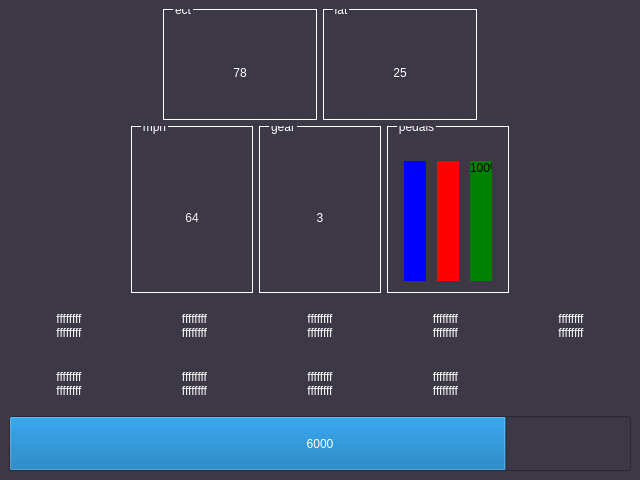
<?xml version="1.0" encoding="UTF-8"?>
<ui version="4.0">
 <class>MainWindow</class>
 <widget class="QMainWindow" name="MainWindow">
  <property name="geometry">
   <rect>
    <x>0</x>
    <y>0</y>
    <width>640</width>
    <height>480</height>
   </rect>
  </property>
  <property name="sizePolicy">
   <sizepolicy hsizetype="Fixed" vsizetype="Fixed">
    <horstretch>0</horstretch>
    <verstretch>0</verstretch>
   </sizepolicy>
  </property>
  <property name="baseSize">
   <size>
    <width>640</width>
    <height>480</height>
   </size>
  </property>
  <property name="windowTitle">
   <string>MainWindow</string>
  </property>
  <property name="styleSheet">
   <string notr="true">background-color: rgb(61, 56, 70);</string>
  </property>
  <widget class="QWidget" name="centralwidget">
   <layout class="QVBoxLayout" name="verticalLayout" stretch="2,3,2,1">
    <item>
     <layout class="QHBoxLayout" name="top_row" stretch="1,1,1,1">
      <item>
       <spacer name="horizontalSpacer_2">
        <property name="orientation">
         <enum>Qt::Horizontal</enum>
        </property>
        <property name="sizeHint" stdset="0">
         <size>
          <width>40</width>
          <height>20</height>
         </size>
        </property>
       </spacer>
      </item>
      <item>
       <widget class="QGroupBox" name="groupBox_3">
        <property name="styleSheet">
         <string notr="true">
QGroupBox{
  color: white;
  font: 11pt &quot;American Kestrel Semi-Straight&quot;;
    border: 1px solid white;
    margin-top: 0.5em;
}

QGroupBox::title {
    top: -6px;
    left: 10px;
}</string>
        </property>
        <property name="title">
         <string>ect</string>
        </property>
        <layout class="QHBoxLayout" name="horizontalLayout_2">
         <item>
          <widget class="QLabel" name="ectLabel">
           <property name="styleSheet">
            <string notr="true">color: white;
font: 36pt &quot;American Kestrel Straight&quot;;
border: none;</string>
           </property>
           <property name="text">
            <string>78</string>
           </property>
           <property name="alignment">
            <set>Qt::AlignCenter</set>
           </property>
          </widget>
         </item>
        </layout>
       </widget>
      </item>
      <item>
       <widget class="QGroupBox" name="groupBox_5">
        <property name="styleSheet">
         <string notr="true">
QGroupBox{
  color: white;
  font: 11pt &quot;American Kestrel Semi-Straight&quot;;
    border: 1px solid white;
    margin-top: 0.5em;
}

QGroupBox::title {
    top: -6px;
    left: 10px;
}</string>
        </property>
        <property name="title">
         <string>iat</string>
        </property>
        <layout class="QHBoxLayout" name="horizontalLayout_5">
         <item>
          <widget class="QLabel" name="iatLabel">
           <property name="styleSheet">
            <string notr="true">color: white;
font: 36pt &quot;American Kestrel Straight&quot;;
border: none;</string>
           </property>
           <property name="text">
            <string>25</string>
           </property>
           <property name="alignment">
            <set>Qt::AlignCenter</set>
           </property>
          </widget>
         </item>
        </layout>
       </widget>
      </item>
      <item>
       <spacer name="horizontalSpacer">
        <property name="orientation">
         <enum>Qt::Horizontal</enum>
        </property>
        <property name="sizeHint" stdset="0">
         <size>
          <width>40</width>
          <height>20</height>
         </size>
        </property>
       </spacer>
      </item>
     </layout>
    </item>
    <item>
     <layout class="QHBoxLayout" name="middle_row" stretch="1,1,1,1,1">
      <property name="sizeConstraint">
       <enum>QLayout::SetFixedSize</enum>
      </property>
      <item>
       <spacer name="horizontalSpacer_3">
        <property name="orientation">
         <enum>Qt::Horizontal</enum>
        </property>
        <property name="sizeHint" stdset="0">
         <size>
          <width>40</width>
          <height>20</height>
         </size>
        </property>
       </spacer>
      </item>
      <item>
       <widget class="QGroupBox" name="groupBox">
        <property name="sizePolicy">
         <sizepolicy hsizetype="Preferred" vsizetype="Preferred">
          <horstretch>0</horstretch>
          <verstretch>0</verstretch>
         </sizepolicy>
        </property>
        <property name="styleSheet">
         <string notr="true">QGroupBox{
  color: white;
  font: 11pt &quot;American Kestrel Semi-Straight&quot;;
    border: 1px solid white;
    margin-top: 0.5em;
}

QGroupBox::title {
    top: -6px;
    left: 10px;
}</string>
        </property>
        <property name="title">
         <string>mph</string>
        </property>
        <layout class="QHBoxLayout" name="horizontalLayout_3">
         <item>
          <widget class="QLabel" name="mphLabel">
           <property name="sizePolicy">
            <sizepolicy hsizetype="Ignored" vsizetype="Ignored">
             <horstretch>0</horstretch>
             <verstretch>0</verstretch>
            </sizepolicy>
           </property>
           <property name="styleSheet">
            <string notr="true">font: 48pt &quot;American Kestrel Straight&quot;;
color: rgb(246, 245, 244);</string>
           </property>
           <property name="text">
            <string>64</string>
           </property>
           <property name="alignment">
            <set>Qt::AlignCenter</set>
           </property>
          </widget>
         </item>
        </layout>
       </widget>
      </item>
      <item>
       <widget class="QGroupBox" name="groupBox_2">
        <property name="sizePolicy">
         <sizepolicy hsizetype="Expanding" vsizetype="Expanding">
          <horstretch>0</horstretch>
          <verstretch>0</verstretch>
         </sizepolicy>
        </property>
        <property name="styleSheet">
         <string notr="true">QGroupBox{
  color: white;
  font: 11pt &quot;American Kestrel Semi-Straight&quot;;
    border: 1px solid white;
    margin-top: 0.5em;
}

QGroupBox::title {
    top: -6px;
    left: 10px;
}</string>
        </property>
        <property name="title">
         <string>gear</string>
        </property>
        <layout class="QHBoxLayout" name="horizontalLayout">
         <item>
          <widget class="QLabel" name="gearLabel">
           <property name="sizePolicy">
            <sizepolicy hsizetype="Ignored" vsizetype="Ignored">
             <horstretch>0</horstretch>
             <verstretch>0</verstretch>
            </sizepolicy>
           </property>
           <property name="styleSheet">
            <string notr="true">color: white;
font: 64pt &quot;American Kestrel Straight&quot;;
border: none;</string>
           </property>
           <property name="text">
            <string>3</string>
           </property>
           <property name="alignment">
            <set>Qt::AlignCenter</set>
           </property>
          </widget>
         </item>
        </layout>
       </widget>
      </item>
      <item>
       <widget class="QGroupBox" name="groupBox_4">
        <property name="styleSheet">
         <string notr="true">QGroupBox{
  color: white;
  font: 11pt &quot;American Kestrel Semi-Straight&quot;;
    border: 1px solid white;
    margin-top: 0.5em;
}

QGroupBox::title {
    top: -6px;
    left: 10px;
}</string>
        </property>
        <property name="title">
         <string>pedals</string>
        </property>
        <layout class="QHBoxLayout" name="horizontalLayout_4">
         <property name="topMargin">
          <number>15</number>
         </property>
         <property name="bottomMargin">
          <number>9</number>
         </property>
         <item>
          <widget class="QProgressBar" name="clutchProgressbar">
           <property name="styleSheet">
            <string notr="true">QProgressBar::chunk {
  background-color: blue;
}</string>
           </property>
           <property name="value">
            <number>100</number>
           </property>
           <property name="textVisible">
            <bool>false</bool>
           </property>
           <property name="orientation">
            <enum>Qt::Vertical</enum>
           </property>
          </widget>
         </item>
         <item>
          <widget class="QProgressBar" name="brakeProgressbar">
           <property name="styleSheet">
            <string notr="true">QProgressBar::chunk {
  background-color: red;
}</string>
           </property>
           <property name="value">
            <number>100</number>
           </property>
           <property name="textVisible">
            <bool>false</bool>
           </property>
           <property name="orientation">
            <enum>Qt::Vertical</enum>
           </property>
          </widget>
         </item>
         <item>
          <widget class="QProgressBar" name="gasProgressbar">
           <property name="styleSheet">
            <string notr="true">QProgressBar::chunk {
  background-color: green;
}</string>
           </property>
           <property name="value">
            <number>100</number>
           </property>
           <property name="textVisible">
            <bool>true</bool>
           </property>
           <property name="orientation">
            <enum>Qt::Vertical</enum>
           </property>
          </widget>
         </item>
        </layout>
       </widget>
      </item>
      <item>
       <spacer name="horizontalSpacer_4">
        <property name="orientation">
         <enum>Qt::Horizontal</enum>
        </property>
        <property name="sizeHint" stdset="0">
         <size>
          <width>40</width>
          <height>20</height>
         </size>
        </property>
       </spacer>
      </item>
     </layout>
    </item>
    <item>
     <layout class="QGridLayout" name="gridLayout">
      <item row="0" column="1">
       <widget class="QLabel" name="canlabel201">
        <property name="styleSheet">
         <string notr="true">font: 14pt &quot;Monaco&quot;;
color: white;
border: none;</string>
        </property>
        <property name="text">
         <string>ffffffff
ffffffff</string>
        </property>
        <property name="alignment">
         <set>Qt::AlignCenter</set>
        </property>
       </widget>
      </item>
      <item row="0" column="0">
       <widget class="QLabel" name="canlabel200">
        <property name="styleSheet">
         <string notr="true">font: 14pt &quot;Monaco&quot;;
color: white;
border: none;</string>
        </property>
        <property name="text">
         <string>ffffffff
ffffffff</string>
        </property>
        <property name="alignment">
         <set>Qt::AlignCenter</set>
        </property>
       </widget>
      </item>
      <item row="1" column="0">
       <widget class="QLabel" name="canlabel231">
        <property name="styleSheet">
         <string notr="true">font: 14pt &quot;Monaco&quot;;
color: white;
border: none;</string>
        </property>
        <property name="text">
         <string>ffffffff
ffffffff</string>
        </property>
        <property name="alignment">
         <set>Qt::AlignCenter</set>
        </property>
       </widget>
      </item>
      <item row="0" column="2">
       <widget class="QLabel" name="canlabel211">
        <property name="styleSheet">
         <string notr="true">font: 14pt &quot;Monaco&quot;;
color: white;
border: none;</string>
        </property>
        <property name="text">
         <string>ffffffff
ffffffff</string>
        </property>
        <property name="alignment">
         <set>Qt::AlignCenter</set>
        </property>
       </widget>
      </item>
      <item row="1" column="1">
       <widget class="QLabel" name="canlabel240">
        <property name="styleSheet">
         <string notr="true">font: 14pt &quot;Monaco&quot;;
color: white;
border: none;</string>
        </property>
        <property name="text">
         <string>ffffffff
ffffffff</string>
        </property>
        <property name="alignment">
         <set>Qt::AlignCenter</set>
        </property>
       </widget>
      </item>
      <item row="0" column="3">
       <widget class="QLabel" name="canlabel212">
        <property name="styleSheet">
         <string notr="true">font: 14pt &quot;Monaco&quot;;
color: white;
border: none;</string>
        </property>
        <property name="text">
         <string>ffffffff
ffffffff</string>
        </property>
        <property name="alignment">
         <set>Qt::AlignCenter</set>
        </property>
       </widget>
      </item>
      <item row="1" column="3">
       <widget class="QLabel" name="canlabel430">
        <property name="styleSheet">
         <string notr="true">font: 14pt &quot;Monaco&quot;;
color: white;
border: none;</string>
        </property>
        <property name="text">
         <string>ffffffff
ffffffff</string>
        </property>
        <property name="alignment">
         <set>Qt::AlignCenter</set>
        </property>
       </widget>
      </item>
      <item row="0" column="4">
       <widget class="QLabel" name="canlabel215">
        <property name="styleSheet">
         <string notr="true">font: 14pt &quot;Monaco&quot;;
color: white;
border: none;</string>
        </property>
        <property name="text">
         <string>ffffffff
ffffffff</string>
        </property>
        <property name="alignment">
         <set>Qt::AlignCenter</set>
        </property>
       </widget>
      </item>
      <item row="1" column="2">
       <widget class="QLabel" name="canlabel420">
        <property name="styleSheet">
         <string notr="true">font: 14pt &quot;Monaco&quot;;
color: white;
border: none;</string>
        </property>
        <property name="text">
         <string>ffffffff
ffffffff</string>
        </property>
        <property name="alignment">
         <set>Qt::AlignCenter</set>
        </property>
       </widget>
      </item>
     </layout>
    </item>
    <item>
     <layout class="QVBoxLayout" name="verticalLayout_3">
      <property name="sizeConstraint">
       <enum>QLayout::SetDefaultConstraint</enum>
      </property>
      <item>
       <widget class="QProgressBar" name="rpmProgressbar">
        <property name="enabled">
         <bool>true</bool>
        </property>
        <property name="sizePolicy">
         <sizepolicy hsizetype="Expanding" vsizetype="Ignored">
          <horstretch>0</horstretch>
          <verstretch>0</verstretch>
         </sizepolicy>
        </property>
        <property name="styleSheet">
         <string notr="true">color: rgb(255, 255, 255);
font: 36pt &quot;American Kestrel Semi-Straight&quot;;</string>
        </property>
        <property name="maximum">
         <number>7500</number>
        </property>
        <property name="value">
         <number>6000</number>
        </property>
        <property name="invertedAppearance">
         <bool>false</bool>
        </property>
        <property name="format">
         <string>%v</string>
        </property>
       </widget>
      </item>
     </layout>
    </item>
   </layout>
  </widget>
 </widget>
 <resources/>
 <connections/>
</ui>
